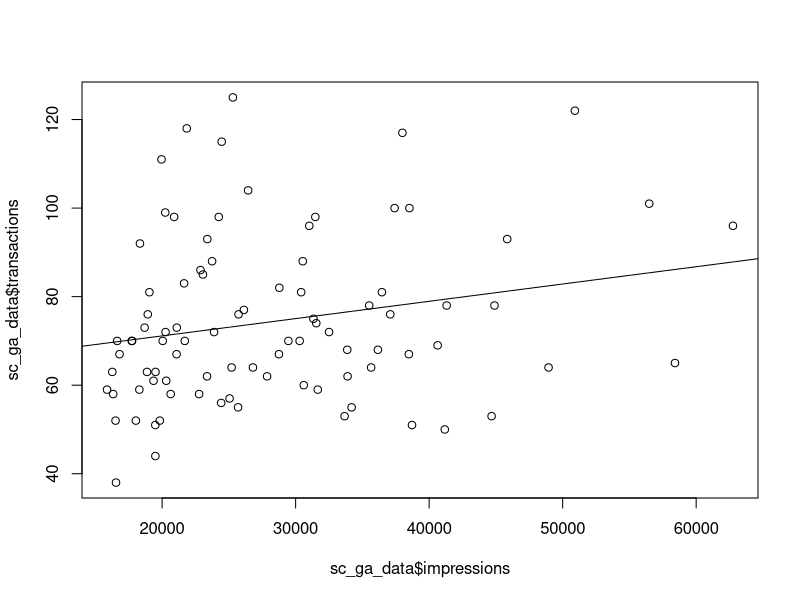

The R source for this figure:
## ---- chunk 1
library(knitr) # nice tables
sc_ga_data <- read.csv("./data/search_console_plus_ga.csv", stringsAsFactors = FALSE)

kable(head(sc_ga_data))
## ---- chunk 2

model <- lm(transactions ~ impressions, data = sc_ga_data)
## ---- chunk 3
library(broom) ## nice tidy model results

## overall model statistics
glance(model)

## coefficients
tidy(model)
## ---- chunk 4
## put the linear regression line (not accouting for errors)
plot(sc_ga_data$impressions, sc_ga_data$transactions)
abline(reg = coef(model))
## ---- chunk 5
model2 <- lm(transactions ~ impressions + sessions + position, data = sc_ga_data)
## overall model statistics
glance(model2)

## coefficients
tidy(model2)
